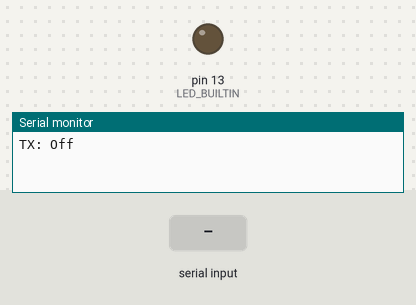
This sketch was run on a simulated Arduino Uno, built with avr-gcc and run on an emulated ATmega328P. On the bench: output pins drawn as LEDs (lit = HIGH), the last lines printed to the serial monitor. The inputs (shaded band) are chosen by the test bench.

Above: at 1.2 s.
1.3 s: "1" received over Serial
At 4.0 s:
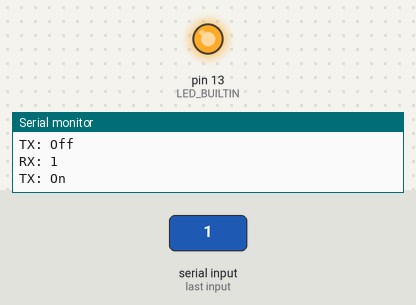
Timing chart, 0 to 10.3 s (numbered marks = the images above; inputs shaded):
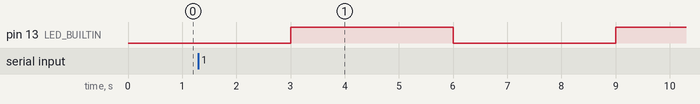

The sketch:

00-blink.ino
```cpp
bool on = true;

void setup()
{
    Serial.begin(9600);

    pinMode(LED_BUILTIN, OUTPUT);
}

void loop()
{
    while (Serial.available()) {
        Serial.print("RX: ");
        Serial.println((char) Serial.read());
    }

    on = !on;

    if (on) {
        Serial.println("TX: On");
        digitalWrite(LED_BUILTIN, HIGH);
    } else {
        Serial.println("TX: Off");
        digitalWrite(LED_BUILTIN, LOW);
    }

    delay(3000);
}
```
